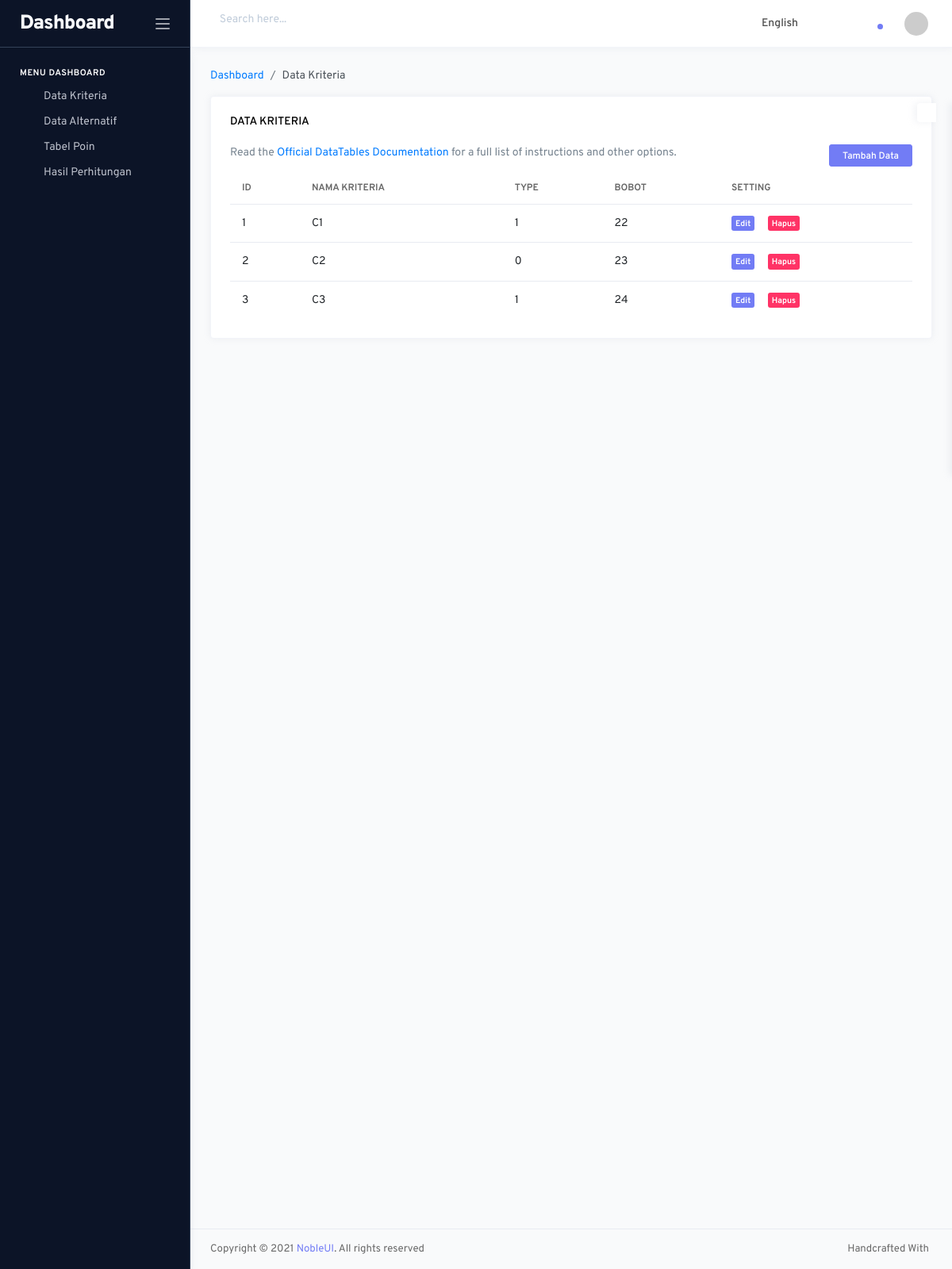
/index.php/kriteria/kriteria, run on the app's committed database.
### tables this page shows
CREATE TABLE `tab_kriteria` (
  `id_kriteria` int(10) NOT NULL,
  `nama_kriteria` varchar(50) NOT NULL,
  `type` int(10) NOT NULL,
  `bobot` float NOT NULL
);

### application/controllers/Kriteria.php (called while the page is built, shortened)
<?php
class Kriteria extends CI_Controller
{
    public function __construct(){
        $this->load->model('Mymodel');
    }
    public function kriteria()
    {
        $data['tab_kriteria'] = $this->Mymodel->GetData();
        $this->load->view('header/header');
        $this->load->view('sidebar/sidebar');
        $this->load->view('kriteria/kriteria', $data);
        $this->load->view('footer/footer');
    }
}

### index.php (called while the page is built, shortened)
<?php
require_once BASEPATH.'core/CodeIgniter.php';

### application/models/Mymodel.php (called while the page is built, shortened)
<?php
class Mymodel extends CI_Model
{
    public function GetData()
    {
        $query = $this->db->get('tab_kriteria');
        return $query->result();
    }
}

### application/views/kriteria/kriteria.php (the view)
<body class="sidebar-dark">
    <div class="main-wrapper">
        <div class="page-wrapper">
            <div class="page-content">
                <nav class="page-breadcrumb">
                    <ol class="breadcrumb">
                        <li class="breadcrumb-item"><a href="<?php echo base_url() ?>welcome/dashboard">Dashboard</a></li>
                        <li class="breadcrumb-item active" aria-current="page">Data Kriteria</li>
                    </ol>
                </nav>
                <div class="row">
                    <div class="col-md-12 grid-margin stretch-card">
                        <div class="card">
                            <div class="card-body">
                                <h6 class="card-title">Data Kriteria</h6>
                                <a href="<?php echo base_url('kriteria/tambah_data') ?>" class="btn btn-primary btn-sm float-right"> Tambah Data</a>
                                <p class="card-description">Read the <a href="https://datatables.net/" target="_blank"> Official DataTables Documentation </a>for a full list of instructions and other options.</p>
                                <div class="table-responsive">
                                    <table id="dataTableExample" class="table">
                                        <thead>
                                            <tr>
                                                <th>Id</th>
                                                <th>Nama kriteria</th>
                                                <th>Type</th>
                                                <th>Bobot</th>
                                                <th>Setting</th>
                                            </tr>
                                        </thead>
                                        <tbody>
                                            <?php
                                            $id = 1;
                                            foreach ($tab_kriteria as $krit) : ?>
                                                <tr>
                                                    <td><?php echo $id++; ?></td>
                                                    <td><?php echo $krit->nama_kriteria; ?></td>
                                                    <td><?php echo $krit->type; ?></td>
                                                    <td><?php echo $krit->bobot; ?></td>
                                                    <td>
                                                        <a href="<?php echo base_url() ?>kriteria/edit_data/<?php echo $krit->id_kriteria;  ?>" class="badge badge-primary"> <i data-feather="edit"></i> Edit</a> &nbsp;&nbsp;&nbsp;
                                                        <a href="<?php echo base_url() ?>kriteria/hapus_data/<?php echo $krit->id_kriteria;  ?>" class="badge badge-danger"> <i data-feather="delete"></i> Hapus</a>
                                                    </td>
                                                </tr>
                                            <?php endforeach; ?>
                                        </tbody>
                                    </table>
                                </div>
                            </div>
                        </div>
                    </div>
                </div>
            </div>
        </div>
    </div>

### data on the page
tab_kriteria: nama_kriteria "C1", type "1", bobot "22"
tab_kriteria: nama_kriteria "C2", type "0", bobot "23"
tab_kriteria: nama_kriteria "C3", type "1", bobot "24"
